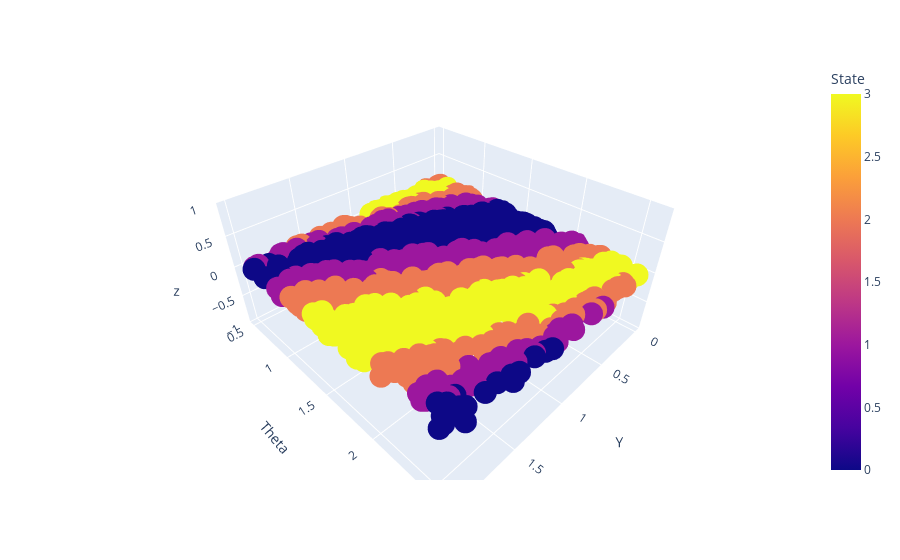

Notebook cell for this chart:
### Code cell
df_1 = pd.DataFrame({'Y':Y_Train, 'Theta':T_Train,'State':S_Train,'z': [0]*len(Y_Train)})
fig = px.scatter_3d(df_1, x='Y', y='Theta',z='z', color='State')
fig.show()

### Figure 1 — Plotly figure (JSON) as saved in the notebook; plotly's stock layout.template omitted (floating-point values rounded to 4 significant figures; data arrays with more than 128 entries replaced by an {"elided": "..."} marker saying what was removed)
{"data": [{"hovertemplate": "Y=%{x}<br>Theta=%{y}<br>z=%{z}<br>State=%{marker.color}<extra></extra>", "legendgroup": "", "marker": {"color": {"elided": "1000 int values"}, "coloraxis": "coloraxis", "symbol": "circle"}, "mode": "markers", "name": "", "scene": "scene", "showlegend": false, "type": "scatter3d", "x": {"elided": "1000 float values"}, "y": {"elided": "1000 float values"}, "z": {"elided": "1000 int values"}}], "layout": {"coloraxis": {"colorbar": {"title": {"text": "State"}}, "colorscale": [[0, "#0d0887"], [0.1111, "#46039f"], [0.2222, "#7201a8"], [0.3333, "#9c179e"], [0.4444, "#bd3786"], [0.5556, "#d8576b"], [0.6667, "#ed7953"], [0.7778, "#fb9f3a"], [0.8889, "#fdca26"], [1, "#f0f921"]]}, "legend": {"tracegroupgap": 0}, "margin": {"t": 60}, "scene": {"domain": {"x": [0, 1], "y": [0, 1]}, "xaxis": {"title": {"text": "Y"}}, "yaxis": {"title": {"text": "Theta"}}, "zaxis": {"title": {"text": "z"}}}}}
